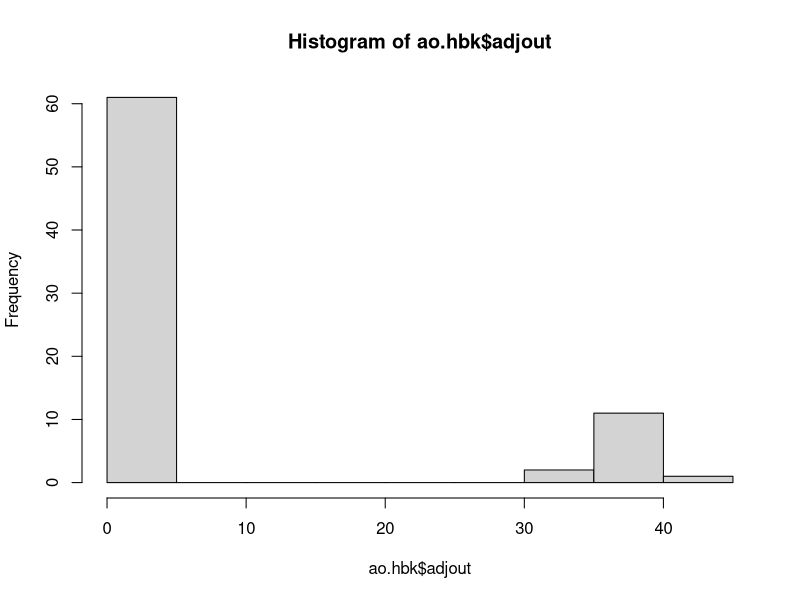

Reproduce this figure in R. (Note: this script raises an error after producing the figure.)
library(robustbase)


### Name: adjOutlyingness
### Title: Compute (Skewness-adjusted) Multivariate Outlyingness
### Aliases: adjOutlyingness
### Keywords: robust multivariate

### ** Examples

## An Example with bad condition number and "border case" outliers

dim(longley)
set.seed(1) ## result is random!
ao1 <- adjOutlyingness(longley)
## which are outlying ?
which(!ao1$nonOut) ## one: "1948" - for this seed! (often: none)
stopifnot(all(ao1$nonOut[-2]))

## An Example with outliers :

dim(hbk)
set.seed(1)
ao.hbk <- adjOutlyingness(hbk)
str(ao.hbk)
hist(ao.hbk $adjout)## really two groups
table(ao.hbk$nonOut)## 14 outliers, 61 non-outliers:
## outliers are :
which(! ao.hbk$nonOut) # 1 .. 14   --- but not for all random seeds!

## here, they are the same as found by (much faster) MCD:
cc <- covMcd(hbk)
stopifnot(all(cc$mcd.wt == ao.hbk$nonOut))

## This is revealing: About 1--2 cases, where outliers are *not* == 1:14
##  but needs almost 1 [sec] per call:
if(interactive()) {
  for(i in 1:30) {
    print(system.time(ao.hbk <- adjOutlyingness(hbk)))
    if(!identical(iout <- which(!ao.hbk$nonOut), 1:14)) {
	 cat("Outliers:\n"); print(iout)
    }
  }
}

## "Central" outlyingness: *not* calling mc()  anymore, since 2014-12-11:
trace(mc)
out <- capture.output(
  oo <- adjOutlyingness(hbk, clower=0, cupper=0)
)
untrace(mc)
stopifnot(length(out) == 0)

## A rank-deficient case
T <- tcrossprod(data.matrix(toxicity))
try(adjOutlyingness(T, maxit. = 20, trace.lev = 2)) # fails and recommends:
T. <- fullRank(T)
aT <- adjOutlyingness(T.)
plot(sort(aT$adjout, decreasing=TRUE), log="y")
plot(T.[,9:10], col = (1:2)[1 + (aT$adjout > 10000)])
## .. (not conclusive; directions are random, more 'ndir' makes a difference!)
